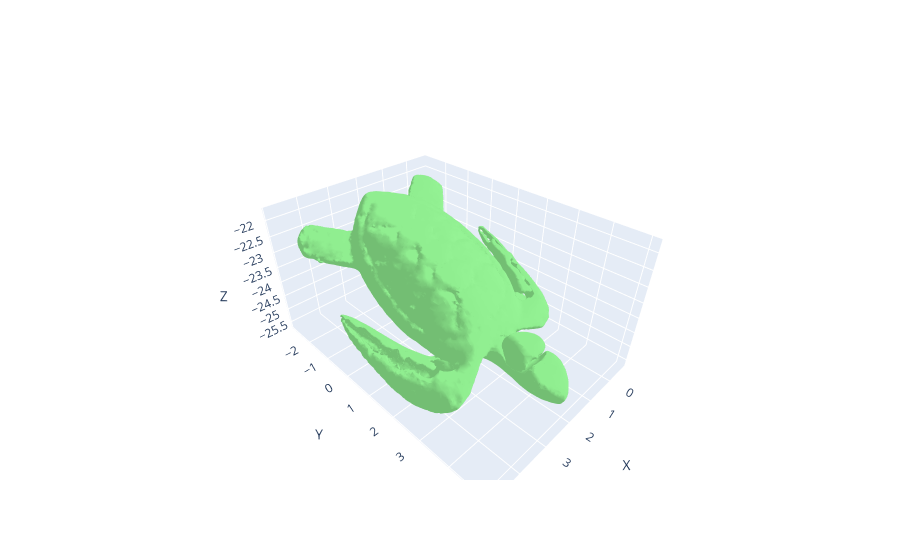

Notebook code cell kept with this figure:
### Code cell
fig = new_fig()

# Ajouter la surface à la figure
fig.add_trace(go.Mesh3d(
    x=vertices[:, 0],
    y=vertices[:, 1],
    z=vertices[:, 2],
    i=faces[:, 0],
    j=faces[:, 1],
    k=faces[:, 2],
    color='lightgreen'
))

fig.show()

### Figure 1 — Plotly figure (JSON) as saved in the notebook; plotly's stock layout.template omitted (floating-point values rounded to 4 significant figures; data arrays with more than 128 entries replaced by an {"elided": "..."} marker saying what was removed)
{"data": [{"color": "lightgreen", "i": {"elided": "81160 int values"}, "j": {"elided": "81160 int values"}, "k": {"elided": "81160 int values"}, "type": "mesh3d", "x": {"elided": "40550 float values"}, "y": {"elided": "40550 float values"}, "z": {"elided": "40550 float values"}}], "layout": {"scene": {"aspectmode": "data", "xaxis": {"title": {"text": "X"}}, "yaxis": {"title": {"text": "Y"}}, "zaxis": {"title": {"text": "Z"}}}, "showlegend": false}}
